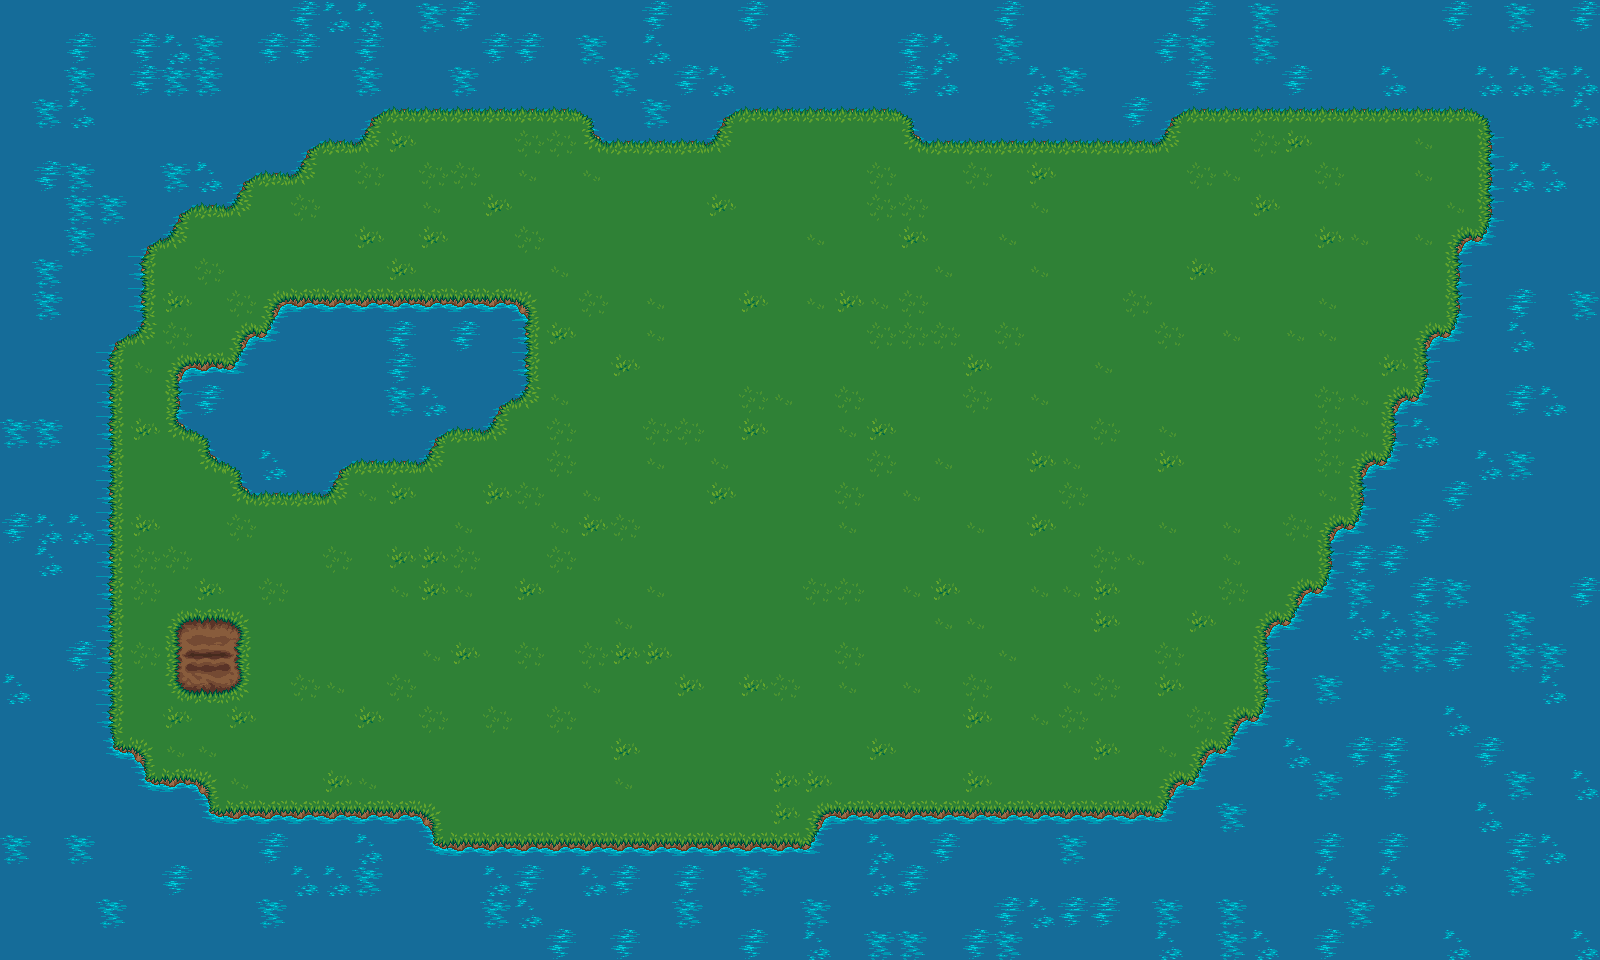

A 2D game scene composited from a Tiled map and its tileset images. What follows is a short description and the map's XML, with each tile layer's data collapsed to a summary:
An orthogonal 50x30 tile map with 32x32 px tiles, 4 tile layers (mapTiles, mapObjects01, mapObjects10, mapObjects11) and 14 objects (PORTAL, CAT_WHITE).

<map version="1.4" tiledversion="1.4.2" orientation="orthogonal" renderorder="left-up" width="50" height="30" tilewidth="32" tileheight="32" infinite="0" nextlayerid="12" nextobjectid="9">
 <editorsettings>
  <export target="forest_export.tmx" format="tmx" />
 </editorsettings>
 <tileset firstgid="517" name="tileset" tilewidth="32" tileheight="32" tilecount="90" columns="15">
  <image source="tileset.png" width="480" height="192" />
  <terraintypes>
   <terrain name="Water" tile="46" />
   <terrain name="Grass" tile="49" />
   <terrain name="Sand" tile="55" />
   <terrain name="Soil" tile="52" />
  </terraintypes>
  <tile id="1" terrain="0,0,0,1">
   <objectgroup draworder="index" id="2">
    <object id="1" x="0" y="0">
     <properties>
      <property name="TYPE" value="COLLISION" />
     </properties>
     <polygon points="0,0 32,0 32,16 16,16 16,32 0,32" />
    </object>
   </objectgroup>
  </tile>
  <tile id="2" terrain="0,0,1,0">
   <objectgroup draworder="index" id="2">
    <object id="1" x="0" y="0">
     <properties>
      <property name="TYPE" value="COLLISION" />
     </properties>
     <polygon points="0,0 32,0 32,32 16,32 16,16 0,16" />
    </object>
   </objectgroup>
  </tile>
  <tile id="4" terrain="1,1,1," />
  <tile id="5" terrain="1,1,,1" />
  <tile id="7" terrain="3,3,3,1" />
  <tile id="8" terrain="3,3,1,3" />
  <tile id="10" terrain="2,2,2,0" />
  <tile id="11" terrain="2,2,0,2" />
  <tile id="16" terrain="0,1,0,0">
   <objectgroup draworder="index" id="2">
    <object id="1" x="0" y="0">
     <properties>
      <property name="TYPE" value="COLLISION" />
     </properties>
     <polygon points="0,0 16,0 16,16 32,16 32,32 0,32" />
    </object>
   </objectgroup>
  </tile>
  <tile id="17" terrain="1,0,0,0">
   <objectgroup draworder="index" id="2">
    <object id="1" x="16" y="0">
     <properties>
      <property name="TYPE" value="COLLISION" />
     </properties>
     <polygon points="0,0 0,16 -16,16 -16,32 16,32 16,0" />
    </object>
   </objectgroup>
  </tile>
  <tile id="19" terrain="1,,1,1" />
  <tile id="20" terrain=",1,1,1" />
  <tile id="22" terrain="3,1,3,3" />
  <tile id="23" terrain="1,3,3,3" />
  <tile id="25" terrain="2,0,2,2" />
  <tile id="26" terrain="0,2,2,2" />
  <tile id="30" terrain="1,1,1,0">
   <objectgroup draworder="index" id="2">
    <object id="1" x="16" y="16" width="16" height="16">
     <properties>
      <property name="TYPE" value="COLLISION" />
     </properties>
    </object>
   </objectgroup>
  </tile>
  <tile id="31" terrain="1,1,0,0" probability="0.75">
   <objectgroup draworder="index" id="3">
    <object id="2" x="0" y="16" width="32" height="16">
     <properties>
      <property name="TYPE" value="COLLISION" />
     </properties>
    </object>
   </objectgroup>
  </tile>
  <tile id="32" terrain="1,1,0,1">
   <objectgroup draworder="index" id="2">
    <object id="1" x="0" y="16" width="16" height="16">
     <properties>
      <property name="TYPE" value="COLLISION" />
     </properties>
    </object>
   </objectgroup>
  </tile>
  <tile id="33" terrain=",,,1" />
  <tile id="34" terrain=",,1,1" />
  <tile id="35" terrain=",,1," />
  <tile id="36" terrain="1,1,1,3" />
  <tile id="37" terrain="1,1,3,3" />
  <tile id="38" terrain="1,1,3,1" />
  <tile id="39" terrain="0,0,0,2" />
  <tile id="40" terrain="0,0,2,2" />
  <tile id="41" terrain="0,0,2,0" />
  <tile id="45" terrain="1,0,1,0">
   <objectgroup draworder="index" id="2">
    <object id="1" x="16" y="0" width="16" height="32">
     <properties>
      <property name="TYPE" value="COLLISION" />
     </properties>
    </object>
   </objectgroup>
  </tile>
  <tile id="46" terrain="0,0,0,0" probability="0.75" />
  <tile id="47" terrain="0,1,0,1">
   <objectgroup draworder="index" id="2">
    <object id="1" x="0" y="0" width="16" height="32">
     <properties>
      <property name="TYPE" value="COLLISION" />
     </properties>
    </object>
   </objectgroup>
  </tile>
  <tile id="48" terrain=",1,,1" />
  <tile id="49" terrain="1,1,1,1" probability="0.75" />
  <tile id="50" terrain="1,,1," />
  <tile id="51" terrain="1,3,1,3" />
  <tile id="52" terrain="3,3,3,3" probability="0.75" />
  <tile id="53" terrain="3,1,3,1" />
  <tile id="54" terrain="0,2,0,2" />
  <tile id="55" terrain="2,2,2,2" probability="0.75" />
  <tile id="56" terrain="2,0,2,0" />
  <tile id="60" terrain="1,0,1,1">
   <objectgroup draworder="index" id="2">
    <object id="1" x="16" y="0" width="16" height="16">
     <properties>
      <property name="TYPE" value="COLLISION" />
     </properties>
    </object>
   </objectgroup>
  </tile>
  <tile id="61" terrain="0,0,1,1">
   <objectgroup draworder="index" id="2">
    <object id="1" x="0" y="0" width="32" height="16">
     <properties>
      <property name="TYPE" value="COLLISION" />
     </properties>
    </object>
   </objectgroup>
  </tile>
  <tile id="62" terrain="0,1,1,1">
   <objectgroup draworder="index" id="2">
    <object id="1" x="0" y="0" width="16" height="16">
     <properties>
      <property name="TYPE" value="COLLISION" />
     </properties>
    </object>
   </objectgroup>
  </tile>
  <tile id="63" terrain=",1,," />
  <tile id="64" terrain="1,1,," />
  <tile id="65" terrain="1,,," />
  <tile id="66" terrain="1,3,1,1" />
  <tile id="67" terrain="3,3,1,1" />
  <tile id="68" terrain="3,1,1,1" />
  <tile id="69" terrain="0,2,0,0" />
  <tile id="70" terrain="2,2,0,0" />
  <tile id="71" terrain="2,0,0,0" />
  <tile id="75" terrain="0,0,0,0" probability="0.1" />
  <tile id="76" terrain="0,0,0,0" probability="0.1" />
  <tile id="77" terrain="0,0,0,0" probability="0.1" />
  <tile id="78" terrain="1,1,1,1" probability="0.1" />
  <tile id="79" terrain="1,1,1,1" probability="0.1" />
  <tile id="80" terrain="1,1,1,1" probability="0.1" />
  <tile id="81" terrain="3,3,3,3" probability="0.1" />
  <tile id="82" terrain="3,3,3,3" probability="0.1" />
  <tile id="83" terrain="3,3,3,3" probability="0.1" />
  <tile id="84" terrain="2,2,2,2" probability="0.1" />
  <tile id="85" terrain="2,2,2,2" probability="0.1" />
  <tile id="86" terrain="2,2,2,2" probability="0.1" />
 </tileset>
 <layer id="1" name="mapTiles" width="50" height="30">
  <data>[1500 cells, 1500 non-empty, 29 distinct tile ids]</data>
 </layer>
 <layer id="3" name="mapObjects01" width="50" height="30">
  <data>[1500 cells, 8 non-empty, 8 distinct tile ids]</data>
 </layer>
 <objectgroup id="6" name="actors" />
 <layer id="7" name="mapObjects10" width="50" height="30">
  <data>[1500 cells, 0 non-empty, 0 distinct tile ids]</data>
 </layer>
 <layer id="8" name="mapObjects11" width="50" height="30">
  <data>[1500 cells, 0 non-empty, 0 distinct tile ids]</data>
 </layer>
 <objectgroup id="10" name="portals">
  <object id="5" name="PORTAL" x="192" y="640" width="32" height="32">
   <properties>
    <property name="DESTINATION" value="MAP_01" />
    <property name="TYPE" value="PORTAL" />
   </properties>
  </object>
 </objectgroup>
 <objectgroup id="11" name="npcs">
  <object id="8" name="CAT_WHITE" x="416" y="672" width="32" height="32">
   <properties>
    <property name="NPC" value="CAT_WHITE" />
    <property name="TYPE" value="BEAST" />
   </properties>
  </object>
 </objectgroup>
</map>